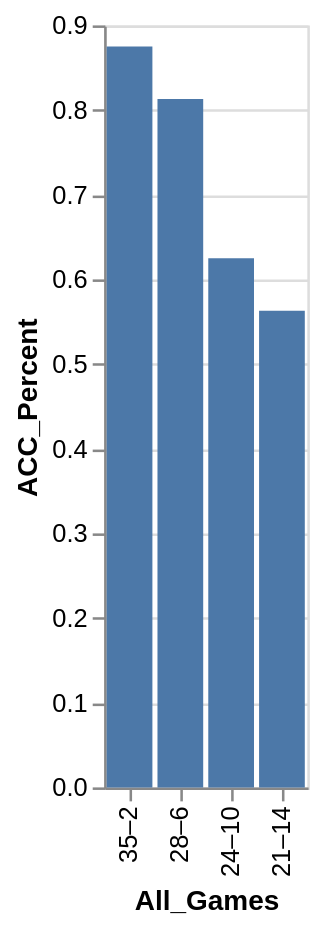

Vega-Lite specification for this chart:
### Vega-Lite specification from a JSON file in a GitHub repository (floating-point values rounded to 4 significant figures)
{"data": {"values": [{"x_data": "35–2", "y_data": 0.875}, {"x_data": "28–6", "y_data": 0.813}, {"x_data": "24–10", "y_data": 0.625}, {"x_data": "21–14", "y_data": 0.563}]}, "mark": "bar", "encoding": {"x": {"field": "x_data", "type": "nominal", "title": "All_Games", "sort": "descending"}, "y": {"field": "y_data", "type": "quantitative", "title": "ACC_Percent"}}}
